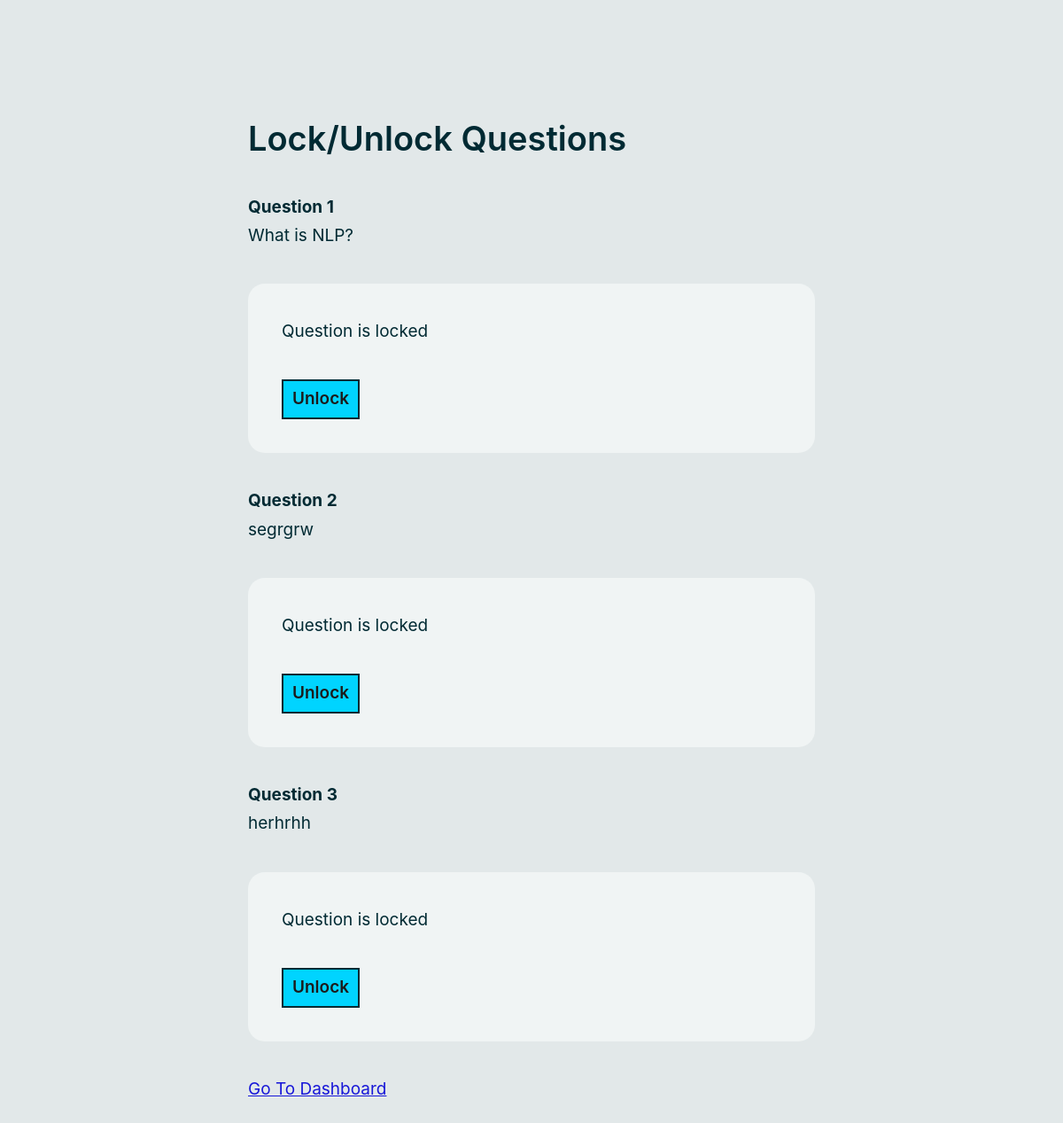
/quiz/lock_unlock_ques/32 (signed in), run on the app's committed database.
### tables this page shows
CREATE TABLE Questions(
    question_id INTEGER NOT NULL,
    quiz_id INTEGER NOT NULL,
    question_type TEXT NOT NULL,
    question_text TEXT NOT NULL,
    lock BOOLEAN DEFAULT TRUE,
    duration TEXT,
    unlock_time TIMESTAMP,
    PRIMARY KEY (question_id, quiz_id),
    FOREIGN KEY (quiz_id) REFERENCES Quizzes (quiz_id) ON DELETE CASCADE
);

### quiz_app/quiz.py (the view, shortened to what this page needs)
@bp.route('/quiz/lock_unlock_ques/<int:quiz_id>', methods=['GET','POST'])
@admin_login_required
def lock_unlock_ques(quiz_id):
    db = get_db()
    questions = db.execute('SELECT * FROM Questions WHERE quiz_id = ?', (quiz_id,)).fetchall()
    return render_template('lock_unlock_ques.html', questions=questions, quiz_id=quiz_id)

### quiz_app/auth.py (called while the page is built)
@bp.before_app_request
def load_logged_in_user():
    user_id = session.get('user_id')
    admin_id = session.get('admin_id')
    if admin_id is None:
        g.admin = None
    else:
        g.admin = get_db().execute(
            'SELECT * FROM Admins WHERE admin_id = ?', (admin_id,)
        ).fetchone()
    if user_id is None:
        g.user = None
    else:
        g.user = get_db().execute(
            'SELECT * FROM Users WHERE id = ?', (user_id,)
        ).fetchone()

def admin_login_required(view):
    @functools.wraps(view)
    def wrapped_view(**kwargs):
        if g.admin is None:
            return redirect(url_for('auth.login_admin'))
        return view(**kwargs)
    return wrapped_view

### quiz_app/db.py (called while the page is built)
def get_db():
    if 'db' not in g:
        g.db = sqlite3.connect(
            current_app.config['DATABASE'],
            detect_types=sqlite3.PARSE_DECLTYPES
        )
        g.db.row_factory = sqlite3.Row
    return g.db

### templates/lock_unlock_ques.html (shortened to what this page needs)
{% extends 'base.html' %}
    {% block content %}
    <div class="container mt-5">
        <h2>Lock/Unlock Questions</h2>
        <div class="all-questions">
            {% for question in questions %}
            <div class="question">
                <h4>Question {{ question['question_id'] }}</h4>
                <p>{{ question['question_text'] }}</p>
                <form action="{{ url_for('quiz.lock_unlock_ques', quiz_id=quiz_id) }}" method="POST">
                    {% if question['lock'] %}
                        <p>Question is locked</p>
                    {% else %}
                        <p>Question is unlocked</p>
                    {% endif %}
                    <button type="submit" name="lock_unlock" class="btn btn-outline-danger">{{ 'Unlock' if question['lock'] else 'Lock' }}</button>
                </form>
            </div>
            {% endfor %}
            <a href="{{ url_for('interface.admin_dashboard') }}" class="btn btn-outline-primary">Go To Dashboard</a>
        </div>
    </div>
    {% endblock %}

### data on the page
Questions: question_id "1", question_text "What is NLP?", shows "Question is locked", lock "Unlock"
Questions: question_id "2", question_text "segrgrw", shows "Question is locked", lock "Unlock"
Questions: question_id "3", question_text "herhrhh", shows "Question is locked", lock "Unlock"
